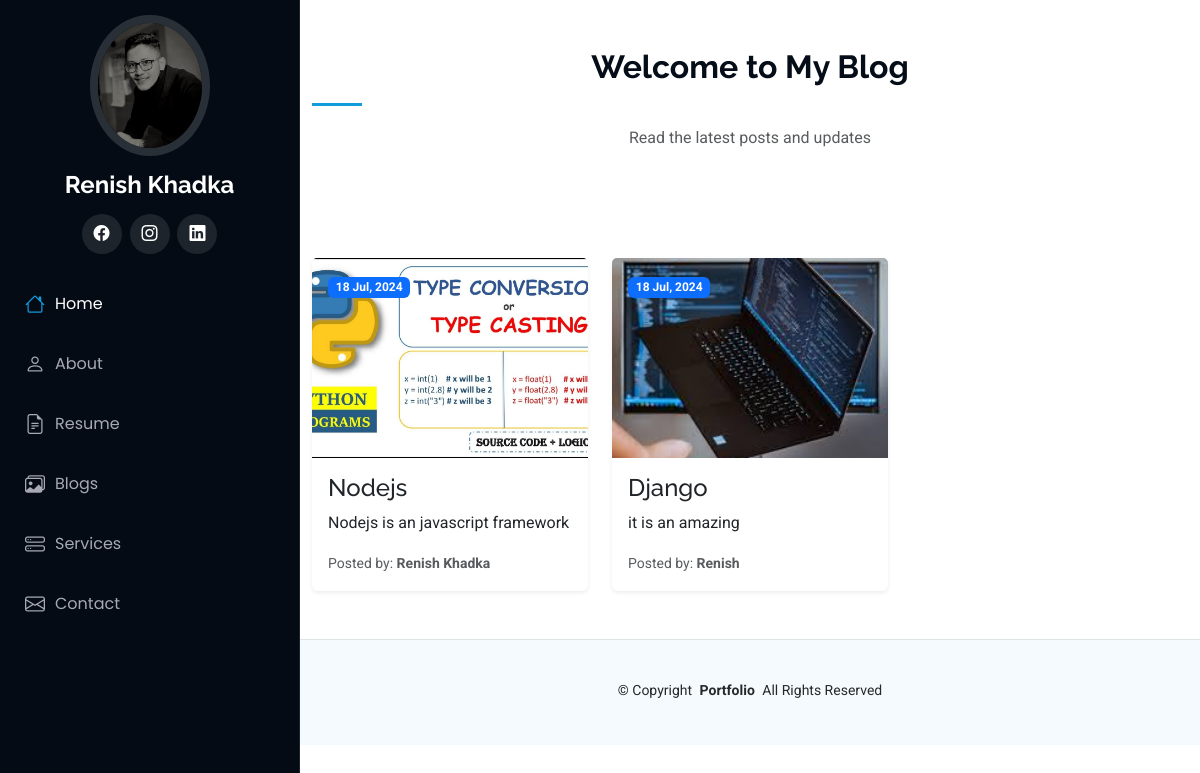
Page /blog on the committed database.
### portfolio/models.py (models this page shows, shortened)
class Blogs(models.Model):
    title = models.CharField(max_length=60)
    description = models.TextField()
    author = models.CharField(max_length=15)
    image = models.ImageField(upload_to='blog', blank=True, null=True)
    timestamp = models.DateTimeField(auto_now_add=True)

### portfolio/views.py (the view)
# urls.py: path('blog',views.handleblog, name='handleblog'),
def handleblog(request):
    posts =Blogs.objects.all()
    context = {'posts':posts}
    return render(request, 'handleblog.html',context)

### templates/handleblog.html (shortened to what this page needs)
{% extends 'basic.html' %}
{% block body %}
{% load static %}
<section id="services" class="services section py-5">
  <div class="container section-title text-center mb-5" data-aos="fade-up">
    <h2>Welcome to My Blog</h2>
    <p class="text-muted">Read the latest posts and updates</p>
  </div>
  <div class="container">
    <div class="row gy-4">
      {% for post in posts reversed %}
        <div class="col-lg-4 col-md-6" data-aos="fade-up">
          <div class="card h-100 shadow-sm border-0">
            <div class="position-relative">
              <img src="{{ post.image.url }}" class="card-img-top" alt="No-Image" style="height: 200px; object-fit: cover;">
              <div class="position-absolute top-0 start-0 m-3">
                <span class="badge bg-primary">{{ post.timestamp|date:"d M, Y" }}</span>
              </div>
            </div>
            <div class="card-body d-flex flex-column">
              <h4 class="card-title"><a href="" class="stretched-link text-dark">{{ post.title }}</a></h4>
              <p class="card-text">{{ post.description|truncatewords:20 }}</p>
              <div class="mt-auto">
                <small class="text-muted">Posted by: <b>{{ post.author }}</b></small>
              </div>
            </div>
          </div>
        </div>
      {% endfor %}
    </div>
  </div>
</section>
{% endblock body %}

### templates/basic.html (shortened to what this page needs)
{% load static %}
<!DOCTYPE html>
<html lang="en">
<head>
  <link href="{% static 'assets/vendor/bootstrap/css/bootstrap.min.css' %}" rel="stylesheet">
  <link href="{% static 'assets/vendor/bootstrap-icons/bootstrap-icons.css' %}" rel="stylesheet">
  <link href="{% static 'assets/vendor/aos/aos.css" rel="stylesheet' %}">
  <link href="{% static 'assets/vendor/glightbox/css/glightbox.min.css" rel="stylesheet'  %}">
  <link href="{% static 'assets/vendor/swiper/swiper-bundle.min.css" rel="stylesheet'  %}">
  <link href="{% static 'assets/css/main.css' %}" rel="stylesheet">
</head>
<body class="index-page">
  <header id="header" class="header dark-background d-flex flex-column">
    <div class="profile-img">
      <img src="{% static 'assets/img/khadka.jpg' %}" alt="" class="img-fluid rounded-circle">
    </div>
    <a  class="logo d-flex align-items-center justify-content-center">
      <h1 class="sitename">Renish Khadka</h1>
    </a>
    <div class="social-links text-center">
      <a href="" class="facebook"><i class="bi bi-facebook"></i></a>
      <a href="https://www.instagram.com/renishkhadkaa/" class="instagram"><i class="bi bi-instagram"></i></a>
      <a href="https://www.linkedin.com/in/renish-singh-khadka-96b05b29a/?original_referer=https%3A%2F%2Fwww%2Egoogle%2Ecom%2F&originalSubdomain=np" class="linkedin"><i class="bi bi-linkedin"></i></a>
    </div>
    <nav id="navmenu" class="navmenu">
      <ul>
        <li><a href="/" class="active"><i class="bi bi-house navicon"></i>Home</a></li>
        <li><a href="/about"><i class="bi bi-person navicon"></i> About</a></li>
        <li><a href="/resume"><i class="bi bi-file-earmark-text navicon"></i> Resume</a></li>
        <li><a href="/blog"><i class="bi bi-images navicon"></i> Blogs</a></li>
        <li><a href="/services"><i class="bi bi-hdd-stack navicon"></i> Services</a></li>
        <li><a href="/contact"><i class="bi bi-envelope navicon"></i> Contact</a></li>
      </ul>
    </nav>
  </header>
  <main class="main">
{% block body %} {% endblock body %}
  </main>
  <footer id="footer" class="footer position-relative light-background">
    <div class="container">
      <div class="copyright text-center ">
        <p>© <span>Copyright</span> <strong class="px-1 sitename">Portfolio</strong> <span>All Rights Reserved</span></p>
      </div>
    </div>
  </footer>
</body>
</html>

### static/assets/css/main.css (style rules this page uses)
:root { --default-font: "Roboto", system-ui, -apple-system, "Segoe UI", Roboto, "Helvetica Neue", Arial, "Noto Sans", "Liberation Sans", sans-serif, "Apple Color Emoji", "Segoe UI Emoji", "Segoe UI Symbol", "Noto Color Emoji"; --heading-font: "Raleway", sans-serif; --nav-font: "Poppins", sans-serif; }
:root { --background-color: #ffffff; --default-color: #272829; --heading-color: #050d18; --accent-color: #149ddd; --surface-color: #ffffff; --contrast-color: #ffffff; }
:root { --nav-color: #a8a9b4; --nav-hover-color: #ffffff; --nav-mobile-background-color: #040b14; --nav-dropdown-background-color: #040b14; --nav-dropdown-color: #a8a9b4; --nav-dropdown-hover-color: #ffffff; }
.light-background { --background-color: #f4fafd; --surface-color: #ffffff; }
.dark-background { --background-color: #040b14; --default-color: #ffffff; --heading-color: #ffffff; --surface-color: #151f2b; --contrast-color: #ffffff; }
:root { scroll-behavior: smooth; }
body { color: var(--default-color); background-color: var(--background-color); font-family: var(--default-font); }
a { color: var(--accent-color); text-decoration: none; transition: 0.3s; }
h1, h2, h3, h4, h5, h6 { color: var(--heading-color); font-family: var(--heading-font); }
.header { color: var(--default-color); background-color: var(--background-color); position: fixed; top: 0; left: 0; bottom: 0; padding: 0 15px; width: 300px; transition: all ease-in-out 0.3s; overflow-y: auto; z-index: 997; border-right: 1px solid color-mix(in srgb, var(--default-color), transparent 90%); }
.header .profile-img img { margin: 15px auto; display: block; width: 120px; border: 8px solid color-mix(in srgb, var(--default-color), transparent 85%); }
.header .logo { line-height: 1; margin-bottom: 15px; }
.header .logo h1 { font-size: 24px; margin: 0; font-weight: 700; color: var(--heading-color); }
.header .social-links { margin: 0 0 20px 0; }
.header .social-links a { font-size: 16px; display: inline-flex; align-items: center; justify-content: center; background: color-mix(in srgb, var(--default-color), transparent 90%); color: var(--default-color); margin: 0 2px; border-radius: 50%; text-align: center; width: 40px; height: 40px; transition: 0.3s; }
@media (min-width: 1200px) { .header~main, .header~#footer { margin-left: 300px; } }
.navmenu { padding: 0; z-index: 9997; }
.navmenu ul { list-style: none; padding: 0 0 20px 0; margin: 0; }
.navmenu a, .navmenu a:focus { color: var(--nav-color); padding: 15px 10px; font-family: var(--nav-font); font-size: 16px; font-weight: 400; display: flex; align-items: center; white-space: nowrap; transition: 0.3s; width: 100%; }
.navmenu a .navicon, .navmenu a:focus .navicon { font-size: 20px; margin-right: 10px; }
.navmenu a:hover, .navmenu .active, .navmenu .active:focus { color: var(--nav-hover-color); }
.navmenu a:hover .navicon, .navmenu .active .navicon, .navmenu .active:focus .navicon { color: var(--accent-color); }
.footer { color: var(--default-color); background-color: var(--background-color); font-size: 14px; padding: 40px 0; position: relative; border-top: 1px solid color-mix(in srgb, var(--default-color), transparent 90%); }
.footer .copyright p { margin-bottom: 0; }
section, .section { color: var(--default-color); background-color: var(--background-color); padding: 60px 0; overflow: clip; }
.section-title { padding-bottom: 60px; position: relative; }
.section-title h2 { font-size: 32px; font-weight: 700; margin-bottom: 20px; padding-bottom: 20px; position: relative; }
.section-title h2:after { content: ""; position: absolute; display: block; width: 50px; height: 3px; background: var(--accent-color); left: 0; bottom: 0; }
.section-title p { margin-bottom: 0; }

### rows in the picture
Blogs: image (placeholder picture), timestamp "18 Jul, 2024", title "Nodejs", description "Nodejs is an javascript framework", author "Renish Khadka"
Blogs: image (picture), timestamp "18 Jul, 2024", title "Django", description "it is an amazing", author "Renish"
